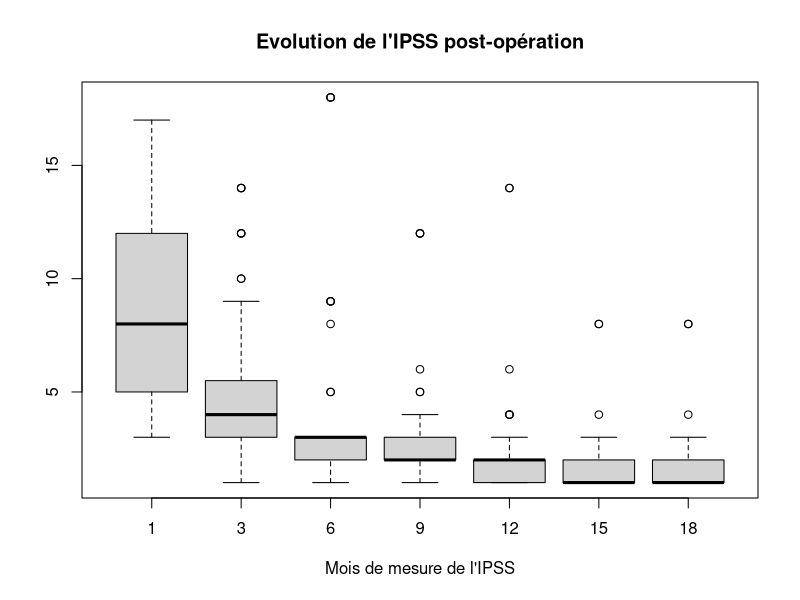

Here is the R script that generated this plot:
VAPOR = read.csv("data/VAPOR.csv", header = TRUE)

#RTUPB et VBBPS, methode similaire, peuvent être traité comme un seul ensemble de données
VBBPS = read.csv("data/VBBPS.csv", header = TRUE)
RTUPB = read.csv("data/RTUPB.csv", header = TRUE)

##extraction des colonnes pour traitement pré-operatoire 
#(seulement colonne 1 à 20 : de "age" à "reprise au bloc"
preOpVap = VAPOR[,c(1:20)]

preOpRtu = RTUPB[,c(1:20)]
preOpVbb = VBBPS[,c(1:20)]

#extraction des colonnes pour traitement post-opératoire
#colonne 21 à 41
postOpVap = VAPOR[,c(21:41)] 
postOpRtu = RTUPB[,c(21:41)]
postOpVbb = VBBPS[,c(21:41)]


#concatenation car methode similaire (traitée comme un seul ensemble de données).
preOp_RtETVb = rbind(preOpRtu, preOpVbb)
postOp_RtETVb = rbind(postOpRtu, postOpVbb)

##recupère les labels des variables
labelsPreOp = colnames(preOpVap)


##réecrire les labels
labelsPreOpTraitee = c("Age",
                  "Comorbidité cardio Vx",
                  "Durée traitement médical (mois)",
                  "Porteur de sonde",
                  "IPSS P.O",
                  "QoL P.O",
                  "Qmax P.0 (ml/s)",
                  "PSA (ng/ml)",
                  "Volume prostatique (ml)",
                  "Résidu post mictionnel (ml)",
                  "Indication",
                  "Anestésie",
                  "Evenement H.D",
                  "Technique",
                  "Transfusion PerO",
                  "Temps OP",
                  "Volume résequé (ml)",
                  "Délais ablation (jours",
                  "Caillotage",
                  "Reprise au bloc"
)

labelsPostOpTraitee = c("IPSS 1",
                       "QoL 1",
                       "Qmax 1 (ml/s)",
                       "IPSS 2",
                       "Qol 2",
                       "Qmax 2 (ml/s)",
                       "IPSS 3",
                       "Qol 3",
                       "Qmax 3 (ml/s)",
                       "IPSS 4",
                       "Qol 4",
                       "Qmax 4 (ml/s)",
                       "IPSS 5",
                       "Qol 5",
                       "Qmax 5 (ml/s)",
                       "IPSS 6",
                       "Qol 6",
                       "Qmax 6 (ml/s)",
                       "IPSS 7",
                       "Qol 7",
                       "Qmax 7 (ml/s)"
)

colnames(preOpRtu) <- labelsPreOpTraitee;
colnames(preOpVap) <- labelsPreOpTraitee;
colnames(preOpVbb) <- labelsPreOpTraitee;

colnames(postOpRtu) <- labelsPostOpTraitee;
colnames(postOpVap) <- labelsPostOpTraitee;
colnames(postOpVbb) <- labelsPostOpTraitee;

##Analyse descriptive###

  ##Pré-op VAPOR 
    

#Post-op VAPOR

#évolution de l'IPSS
boxplot(postOpVap$`IPSS 1`,
        postOpVap$`IPSS 2`,
        postOpVap$`IPSS 3`,
        postOpVap$`IPSS 4`,
        postOpVap$`IPSS 5`,
        postOpVap$`IPSS 6`,
        postOpVap$`IPSS 7`,
        names=c(1,3,6,9,12,15,18),
        main="Evolution de l'IPSS post-opération",
        xlab="Mois de mesure de l'IPSS")

#évolution de la moyenne de Qol

#extraction de toutes les mesures IPSS
ipssVap = postOpVap[,seq(1,21,3)];
#moyennes des IPSS (deuxième argument 1 pour ligne 2 pour colonne)
moyennes = apply(ipssVap,2,mean);


# plot(postOpVap$`IPSS 1`,
#      postOpVap$`IPSS 2`,
#      xlab = "IPSS 1",
#      ylab = "IPSS 2",
#      type = "l")

## pour les dissimilarité, utilisé daisy (pour donnée hétérogène)
